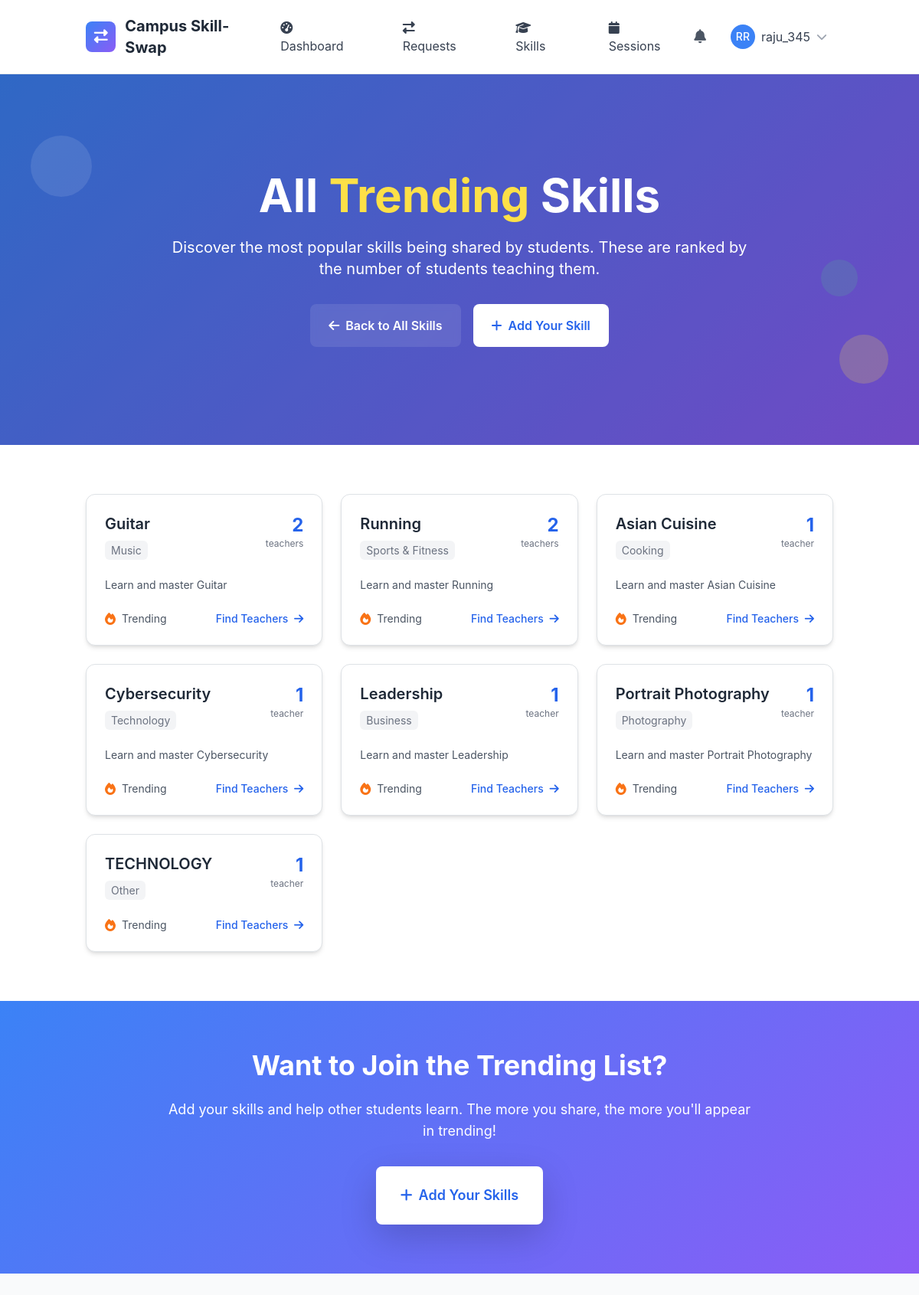
Screenshot of /skills/trending/more/ (signed in) with the database file from the repository.
### skills/models.py (models this page shows, shortened)
class Skill(models.Model):
    name = models.CharField(max_length=100)
    category = models.ForeignKey(SkillCategory, on_delete=models.CASCADE, related_name='skills')
    description = models.TextField(blank=True)
    is_popular = models.BooleanField(default=False)
    created_at = models.DateTimeField(auto_now_add=True)
    updated_at = models.DateTimeField(auto_now=True)
    class Meta:
        ordering = ['category__name', 'name']
        unique_together = ['name', 'category']

class SkillCategory(models.Model):
    name = models.CharField(max_length=100, unique=True)
    description = models.TextField(blank=True)
    icon = models.CharField(max_length=50, blank=True, help_text="CSS icon class")
    color = models.CharField(max_length=7, default='#3B82F6', help_text="Hex color code")
    is_active = models.BooleanField(default=True)
    created_at = models.DateTimeField(auto_now_add=True)
    updated_at = models.DateTimeField(auto_now=True)
    class Meta:
        ordering = ['name']
        verbose_name_plural = "Skill Categories"
        db_table = 'category'

### skills/views.py (the view)
# urls.py: path('trending/more/', views.TrendingSkillsMoreView.as_view(), name='trending_skills_more'),
class TrendingSkillsMoreView(LoginRequiredMixin, ListView):
    model = Skill
    template_name = 'skills/trending_skills_more.html'
    context_object_name = 'trending_skills'
    paginate_by = 10
    def get_queryset(self):
        from django.db.models import Count
        return (Skill.objects
                .filter(category__is_active=True)
                .annotate(offered_count=Count('offered_by_users'))
                .filter(offered_count__gt=0)
                .order_by('-offered_count', 'name'))
    def get_context_data(self, **kwargs):
        context = super().get_context_data(**kwargs)
        context['page_title'] = 'All Trending Skills'
        return context

### templates/skills/trending_skills_more.html (shortened to what this page needs)
{% extends 'base.html' %}
{% load static %}
{% block content %}
<section class="gradient-bg relative overflow-hidden">
    <div class="absolute inset-0 bg-black opacity-20"></div>
    <div class="relative container mx-auto px-4 py-20 lg:py-32">
        <div class="text-center text-white">
            <h1 class="text-4xl lg:text-6xl font-bold mb-6 leading-tight">
                All <span class="text-yellow-300">Trending</span> Skills
            </h1>
            <p class="text-lg lg:text-xl mb-8 max-w-3xl mx-auto">
                Discover the most popular skills being shared by students. These are ranked by the number of students teaching them.
            </p>
            <div class="flex justify-center space-x-4">
                <a href="{% url 'skills:skill_list' %}" class="bg-white/10 backdrop-blur-sm text-white px-6 py-3 rounded-lg font-semibold hover:bg-white/20 transition-all">
                    <i class="fas fa-arrow-left mr-2"></i>Back to All Skills
                </a>
                <a href="{% url 'skills:add_skill' %}" class="bg-white text-blue-600 px-6 py-3 rounded-lg font-semibold hover:bg-gray-100 transition-all">
                    <i class="fas fa-plus mr-2"></i>Add Your Skill
                </a>
            </div>
        </div>
    </div>
    <div class="absolute top-20 left-10 w-20 h-20 bg-white opacity-10 rounded-full animate-bounce"></div>
    <div class="absolute bottom-20 right-10 w-16 h-16 bg-yellow-300 opacity-20 rounded-full animate-pulse"></div>
    <div class="absolute top-1/2 right-20 w-12 h-12 bg-green-400 opacity-15 rounded-full animate-bounce delay-75"></div>
</section>
<section class="py-16 bg-white">
    <div class="container mx-auto px-4">
        {% if trending_skills %}
            <div class="grid grid-cols-1 md:grid-cols-2 lg:grid-cols-3 gap-6">
                {% for skill in trending_skills %}
                    <div class="skill-card bg-white rounded-xl shadow-md p-6 hover:shadow-lg transition-all border">
                        <div class="flex items-start justify-between mb-4">
                            <div class="flex-1">
                                <h3 class="text-xl font-semibold text-gray-800 mb-2">{{ skill.name }}</h3>
                                <span class="text-sm text-gray-500 bg-gray-100 px-2 py-1 rounded">{{ skill.category.name }}</span>
                            </div>
                            <div class="text-right">
                                <div class="text-2xl font-bold text-blue-600">{{ skill.offered_count }}</div>
                                <div class="text-xs text-gray-500">teacher{{ skill.offered_count|pluralize }}</div>
                            </div>
                        </div>
                        {% if skill.description %}
                            <p class="text-gray-600 text-sm mb-4 line-clamp-2">{{ skill.description }}</p>
                        {% endif %}
                        <div class="flex justify-between items-center">
                            <div class="flex items-center space-x-2">
                                <i class="fas fa-fire text-orange-500"></i>
                                <span class="text-sm text-gray-600">Trending</span>
                            </div>
                            <a href="{% url 'skills:find_tutors' skill.id %}" class="text-blue-600 hover:text-blue-800 text-sm font-medium">
                                Find Teachers <i class="fas fa-arrow-right ml-1"></i>
                            </a>
                        </div>
                    </div>
                {% endfor %}
            </div>
        {% endif %}
    </div>
</section>
<section class="gradient-bg py-16">
    <div class="container mx-auto px-4 text-center">
        <div class="max-w-3xl mx-auto text-white">
            <h2 class="text-3xl lg:text-4xl font-bold mb-6">
                Want to Join the Trending List?
            </h2>
            <p class="text-lg mb-8">
                Add your skills and help other students learn. The more you share, the more you'll appear in trending!
            </p>
            <a href="{% url 'skills:add_skill' %}"
               class="bg-white text-blue-600 px-8 py-4 rounded-lg font-semibold text-lg hover:bg-gray-100 transition-all transform hover:scale-105 shadow-lg inline-block">
                <i class="fas fa-plus mr-2"></i>Add Your Skills
            </a>
        </div>
    </div>
</section>
{% endblock %}

### templates/base.html (shortened to what this page needs)
{% load static %}
<!DOCTYPE html>
<html lang="en" class="h-full">
<head>
    <script src="https://cdn.tailwindcss.com"></script>
    <link href="https://cdn.jsdelivr.net/npm/bootstrap@5.3.2/dist/css/bootstrap.min.css" rel="stylesheet">
    <link rel="stylesheet" href="https://cdnjs.cloudflare.com/ajax/libs/font-awesome/6.5.1/css/all.min.css">
</head>
<body class="bg-gray-50 h-full">
    <nav class="bg-white shadow-lg border-b">
        <div class="container mx-auto px-4">
            <div class="flex justify-between items-center py-3">
                <div class="flex items-center space-x-3">
                    <div class="w-10 h-10 gradient-bg rounded-lg flex items-center justify-center">
                        <i class="fas fa-exchange-alt text-white text-lg"></i>
                    </div>
                    <a href="{% url 'core:home' %}" class="text-xl font-bold text-gray-800 hover:text-blue-600 transition-colors">
                        Campus Skill-Swap
                    </a>
                </div>
                <div class="hidden md:flex items-center space-x-6">
                    {% if user.is_authenticated %}
                        <a href="{% url 'core:dashboard' %}" class="nav-link px-3 py-2 text-gray-700 hover:text-blue-600 transition-colors">
                            <i class="fas fa-tachometer-alt mr-2"></i>Dashboard
                        </a>
                        <a href="{% url 'skill_sessions:request_list' %}" class="nav-link px-3 py-2 text-gray-700 hover:text-blue-600 transition-colors">
                            <i class="fas fa-exchange-alt mr-2"></i>Requests
                        </a>
                        <a href="{% url 'skills:skill_list' %}" class="nav-link px-3 py-2 text-gray-700 hover:text-blue-600 transition-colors">
                            <i class="fas fa-graduation-cap mr-2"></i>Skills
                        </a>
                        <a href="{% url 'skill_sessions:session_management' %}" class="nav-link px-3 py-2 text-gray-700 hover:text-blue-600 transition-colors">
                            <i class="fas fa-calendar mr-2"></i>Sessions
                        </a>
                    {% endif %}
                </div>
                <div class="flex items-center space-x-4">
                    {% if user.is_authenticated %}
                        <div class="relative">
                            <button id="notificationBtn" class="relative p-2 text-gray-600 hover:text-blue-600 transition-colors">
                                <i class="fas fa-bell text-lg"></i>
                            </button>
                        </div>
                        <div class="relative">
                            <button id="userMenuBtn" class="flex items-center space-x-2 p-2 rounded-lg hover:bg-gray-100 transition-colors">
                                {% if user.profile.profile_picture %}
                                    <img src="{{ user.profile.profile_picture.url }}" alt="Profile" class="w-8 h-8 rounded-full">
                                {% else %}
                                    <div class="w-8 h-8 bg-blue-500 rounded-full flex items-center justify-center">
                                        <span class="text-white text-sm font-medium">{{ user.first_name|first|upper }}{{ user.last_name|first|upper }}</span>
                                    </div>
                                {% endif %}
                                <span class="hidden md:block text-gray-700">{{ user.username}}</span>
                                <i class="fas fa-chevron-down text-gray-400 text-sm"></i>
                            </button>
                        </div>
                    {% endif %}
                </div>
            </div>
        </div>
    </nav>
    <main class="min-h-screen">
        {% block content %}{% endblock %}
    </main>
</body>
</html>

### templates/base.html (style rules this page uses)
:root { --primary-color: #3B82F6; --secondary-color: #10B981; --accent-color: #8B5CF6; --warning-color: #F59E0B; --danger-color: #EF4444; }
body { font-family: 'Inter', -apple-system, BlinkMacSystemFont, sans-serif; }
.gradient-bg { background: linear-gradient(135deg, var(--primary-color) 0%, var(--accent-color) 100%); }
.skill-card { transition: all 0.3s ease; border: 1px solid #e5e7eb; }

### templates/skills/trending_skills_more.html (style rules this page uses)
.line-clamp-2 { display: -webkit-box; -webkit-line-clamp: 2; -webkit-box-orient: vertical; overflow: hidden; }

### rows the page displays
Skill: name "Guitar", category.name "Music", offered_count "2", description "Learn and master Guitar"
Skill: name "Running", category.name "Sports & Fitness", offered_count "2", description "Learn and master Running"
Skill: name "Asian Cuisine", category.name "Cooking", offered_count "1", description "Learn and master Asian Cuisine"
Skill: name "Cybersecurity", category.name "Technology", offered_count "1", description "Learn and master Cybersecurity"
Skill: name "Leadership", category.name "Business", offered_count "1", description "Learn and master Leadership"
Skill: name "Portrait Photography", category.name "Photography", offered_count "1", description "Learn and master Portrait Photography"
Skill: name "TECHNOLOGY", category.name "Other", offered_count "1"

### other values shown
{{ user.first_name|first|upper }} "R"
{{ user.last_name|first|upper }} "R"
{{ user.username }} "raju_345"
